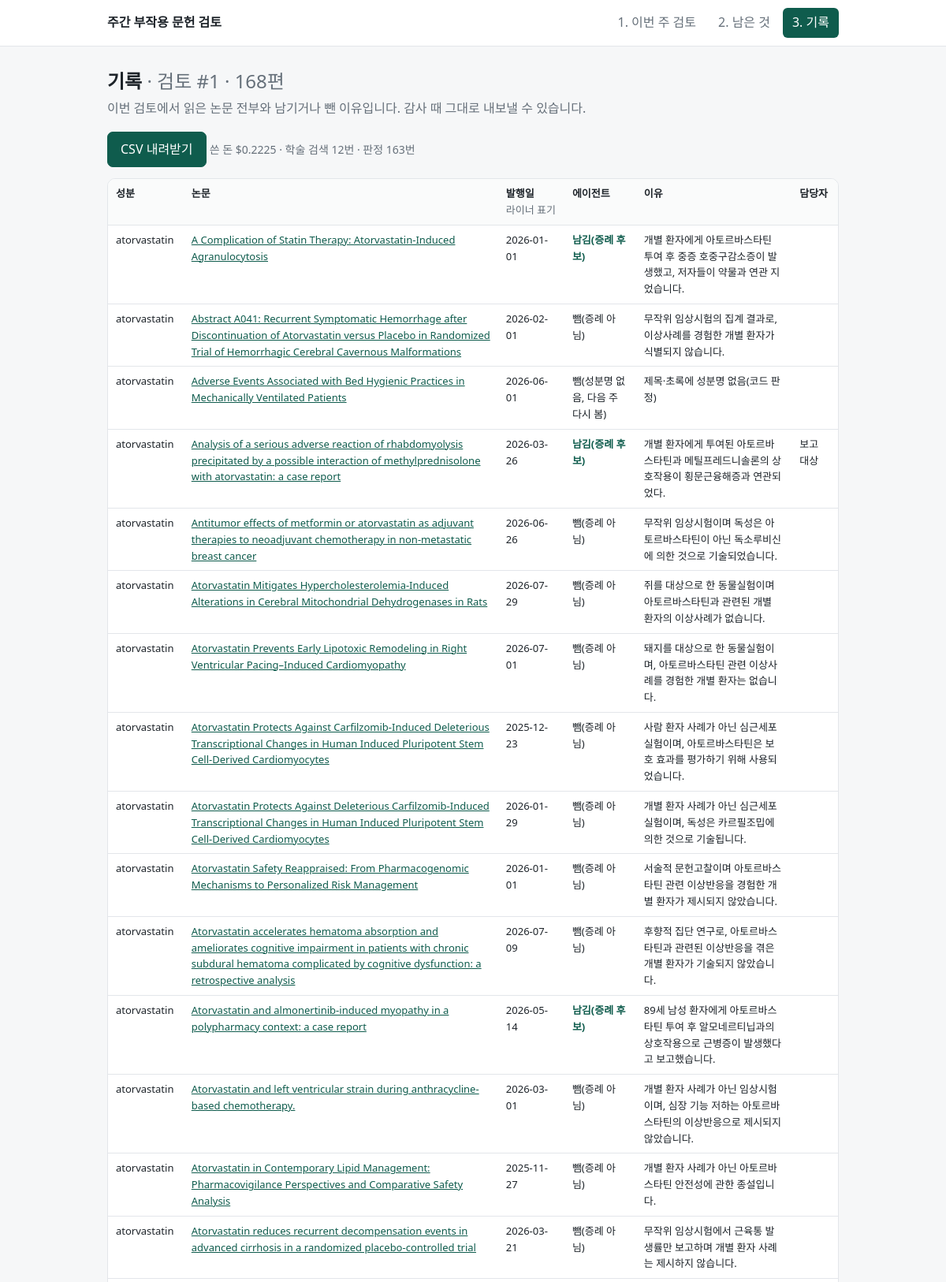
/log?run=1 (upper part), run on the app's committed database.
### tables this page shows
CREATE TABLE runs (
  id INTEGER PRIMARY KEY AUTOINCREMENT, started TEXT, finished TEXT,
  drugs TEXT, status TEXT, stats TEXT, ledger TEXT, log TEXT
);

CREATE TABLE papers (
  run_id INTEGER NOT NULL, key TEXT NOT NULL, drug TEXT NOT NULL,
  title TEXT, abstract TEXT, url TEXT, date TEXT, authors TEXT, journal TEXT, queries TEXT,
  verdict TEXT, judgment TEXT,
  decision TEXT, decided_at TEXT, note TEXT,
  PRIMARY KEY (run_id, drug, key)
);

### app/main.py (the view)
@app.get("/log", response_class=HTMLResponse)
def log(request: Request, run: int | None = None):
    r = _run_or_latest(run)
    rows = store.papers(r["id"]) if r else []
    for p in rows:
        j = p["judgment"] or {}
        p["reason"] = (j.get("model") or {}).get("reason_ko") or j.get("reason") or j.get("error") or ""
        p["verdict_ko"] = VERDICT_KO.get(p["verdict"], p["verdict"])
    return tpl.TemplateResponse(request, "log.html", {
        "run": r, "rows": rows, "runs": store.runs()[:20], "page": "log", "decisions": DECISIONS,
    })

### app/templates/log.html (shortened to what this page needs)
{% extends "base.html" %}
{% block body %}
{% if not run %}<p>아직 돌린 검토가 없습니다.</p>{% else %}
<section class="intro">
  <h1>기록 <span class="muted">· 검토 #{{ run.id }} · {{ rows|length }}편</span></h1>
  <p>이번 검토에서 읽은 논문 전부와 남기거나 뺀 이유입니다. 감사 때 그대로 내보낼 수 있습니다.</p>
  <a class="primary link-btn" href="/log.csv?run={{ run.id }}">CSV 내려받기</a>
  <span class="muted small">쓴 돈 ${{ '%.4f'|format(run.ledger.cost_usd or 0) }} · 학술 검색 {{ run.ledger.scholar_calls or 0 }}번 · 판정 {{ run.ledger.mark_calls or 0 }}번</span>
</section>
<div class="table-wrap">
<table class="log-table">
<thead><tr><th>성분</th><th>논문</th><th>발행일<br><span class="muted">라이너 표기</span></th><th>에이전트</th><th>이유</th><th>담당자</th></tr></thead>
<tbody>
{% for p in rows %}
<tr class="v-{{ p.verdict }}">
  <td>{{ p.drug }}</td>
  <td><a href="{{ p.url|safe_url }}" target="_blank" rel="noopener noreferrer">{{ p.title }}</a></td>
  <td>{{ p.date.raw or '-' }}{% if p.date.flag %}<br><span class="pill red">{{ p.date.flag }}</span>{% endif %}</td>
  <td>{{ p.verdict_ko }}</td>
  <td>{{ p.reason }}</td>
  <td>{{ decisions.get(p.decision, '') }}</td>
</tr>
{% endfor %}
</tbody></table></div>
{% endif %}
{% endblock %}

### app/static/style.css (style rules this page uses)
:root { --ink:#1d2329;--muted:#66707a;--line:#e3e6ea;--bg:#f6f7f8;--card:#fff;--accent:#0f5c4d;--accent-ink:#fff;--yellow:#fff1a8;--red:#c4362b;--red-bg:#fdecea;--ok:#1f7a4d; }
* { box-sizing:border-box }
body { margin:0;background:var(--bg);color:var(--ink);font:16px/1.6 "Noto Sans KR",system-ui,-apple-system,sans-serif }
a { color:var(--accent) }
.intro h1 { font-size:24px;margin:28px 0 6px;line-height:1.35 }
.intro p { color:var(--muted);margin:0 0 16px }
.muted { color:var(--muted);font-weight:400 }
.small { font-size:14px }
button,.link-btn { font:inherit;font-weight:500;padding:9px 16px;border-radius:7px;border:1px solid var(--line);background:#fff;cursor:pointer;color:var(--ink);text-decoration:none;display:inline-block }
.primary { background:var(--accent);border-color:var(--accent);color:var(--accent-ink) }
.table-wrap { overflow-x:auto;background:#fff;border:1px solid var(--line);border-radius:10px;margin-top:14px }
.log-table { border-collapse:collapse;width:100%;font-size:13px }
.log-table th,.log-table td { padding:8px 10px;border-bottom:1px solid var(--line);text-align:left;vertical-align:top }
.log-table th { background:#fafbfb;white-space:nowrap }
.v-candidate td:nth-child(4),.v-error td:nth-child(4) { color:var(--accent);font-weight:700 }

### data on the page
runs: id "1"
papers: drug "atorvastatin", title "A Complication of Statin Therapy: Atorvastatin-Induced Agranulocytosis", date "2026-01-01", verdict_ko "남김(증례 후보)", reason "개별 환자에게 아토르바스타틴 투여 후 중증 호중구감소증이 발생했고, 저자들이 약물과 연관 지었습니다."
papers: drug "atorvastatin", title "Abstract A041: Recurrent Symptomatic Hemorrhage after Discontinuation of Atorvastatin versus Placebo in Randomized Trial of Hemorrhagic Cerebral Cavernous Malformations", date "2026-02-01", verdict_ko "뺌(증례 아님)", reason "무작위 임상시험의 집계 결과로, 이상사례를 경험한 개별 환자가 식별되지 않습니다."
papers: drug "atorvastatin", title "Adverse Events Associated with Bed Hygienic Practices in Mechanically Ventilated Patients", date "2026-06-01", verdict_ko "뺌(성분명 없음, 다음 주 다시 봄)", reason "제목·초록에 성분명 없음(코드 판정)"
papers: drug "atorvastatin", title "Analysis of a serious adverse reaction of rhabdomyolysis precipitated by a possible interaction of methylprednisolone with atorvastatin: a case report", date "2026-03-26", verdict_ko "남김(증례 후보)", reason "개별 환자에게 투여된 아토르바스타틴과 메틸프레드니솔론의 상호작용이 횡문근융해증과 연관되었다.", get "보고 대상"
papers: drug "atorvastatin", title "Antitumor effects of metformin or atorvastatin as adjuvant therapies to neoadjuvant chemotherapy in non-metastatic breast cancer", date "2026-06-26", verdict_ko "뺌(증례 아님)", reason "무작위 임상시험이며 독성은 아토르바스타틴이 아닌 독소루비신에 의한 것으로 기술되었습니다."
papers: drug "atorvastatin", title "Atorvastatin Mitigates Hypercholesterolemia-Induced Alterations in Cerebral Mitochondrial Dehydrogenases in Rats", date "2026-07-29", verdict_ko "뺌(증례 아님)", reason "쥐를 대상으로 한 동물실험이며 아토르바스타틴과 관련된 개별 환자의 이상사례가 없습니다."
papers: drug "atorvastatin", title "Atorvastatin Prevents Early Lipotoxic Remodeling in Right Ventricular Pacing–Induced Cardiomyopathy", date "2026-07-01", verdict_ko "뺌(증례 아님)", reason "돼지를 대상으로 한 동물실험이며, 아토르바스타틴 관련 이상사례를 경험한 개별 환자는 없습니다."
papers: drug "atorvastatin", title "Atorvastatin Protects Against Carfilzomib-Induced Deleterious Transcriptional Changes in Human Induced Pluripotent Stem Cell-Derived Cardiomyocytes", date "2025-12-23", verdict_ko "뺌(증례 아님)", reason "사람 환자 사례가 아닌 심근세포 실험이며, 아토르바스타틴은 보호 효과를 평가하기 위해 사용되었습니다."
papers: drug "atorvastatin", title "Atorvastatin Protects Against Deleterious Carfilzomib-Induced Transcriptional Changes in Human Induced Pluripotent Stem Cell-Derived Cardiomyocytes", date "2026-01-29", verdict_ko "뺌(증례 아님)", reason "개별 환자 사례가 아닌 심근세포 실험이며, 독성은 카르필조밉에 의한 것으로 기술됩니다."
papers: drug "atorvastatin", title "Atorvastatin Safety Reappraised: From Pharmacogenomic Mechanisms to Personalized Risk Management", date "2026-01-01", verdict_ko "뺌(증례 아님)", reason "서술적 문헌고찰이며 아토르바스타틴 관련 이상반응을 경험한 개별 환자가 제시되지 않았습니다."
papers: drug "atorvastatin", title "Atorvastatin accelerates hematoma absorption and ameliorates cognitive impairment in patients with chronic subdural hematoma complicated by cognitive dysfunction: a retrospective analysis", date "2026-07-09", verdict_ko "뺌(증례 아님)", reason "후향적 집단 연구로, 아토르바스타틴과 관련된 이상반응을 겪은 개별 환자가 기술되지 않았습니다."
papers: drug "atorvastatin", title "Atorvastatin and almonertinib-induced myopathy in a polypharmacy context: a case report", date "2026-05-14", verdict_ko "남김(증례 후보)", reason "89세 남성 환자에게 아토르바스타틴 투여 후 알모네르티닙과의 상호작용으로 근병증이 발생했다고 보고했습니다."
papers: drug "atorvastatin", title "Atorvastatin and left ventricular strain during anthracycline-based chemotherapy.", date "2026-03-01", verdict_ko "뺌(증례 아님)", reason "개별 환자 사례가 아닌 임상시험이며, 심장 기능 저하는 아토르바스타틴의 이상반응으로 제시되지 않았습니다."
papers: drug "atorvastatin", title "Atorvastatin in Contemporary Lipid Management: Pharmacovigilance Perspectives and Comparative Safety Analysis", date "2025-11-27", verdict_ko "뺌(증례 아님)", reason "개별 환자 사례가 아닌 아토르바스타틴 안전성에 관한 종설입니다."
papers: drug "atorvastatin", title "Atorvastatin reduces recurrent decompensation events in advanced cirrhosis in a randomized placebo-controlled trial", date "2026-03-21", verdict_ko "뺌(증례 아님)", reason "무작위 임상시험에서 근육통 발생률만 보고하며 개별 환자 사례는 제시하지 않습니다."

### other printed values
{{ rows|length }} "168"
{{ '%.4f'|format(run.ledger.cost_usd or 0) }} "0.2225"
{{ run.ledger.scholar_calls or 0 }} "12"
{{ run.ledger.mark_calls or 0 }} "163"
